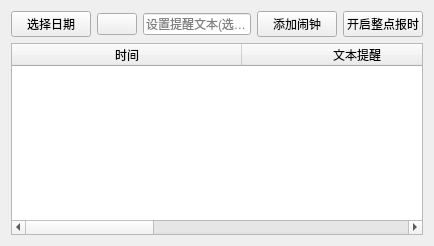
          <widget class="QWidget" name="tab_6">
           <attribute name="title">
            <string>闹钟</string>
           </attribute>
           <layout class="QGridLayout" name="gridLayout_29">
            <item row="0" column="0">
             <layout class="QHBoxLayout" name="horizontalLayout_89">
              <item>
               <widget class="CalendarPicker" name="CalendarPicker">
                <property name="text">
                 <string>选择日期</string>
                </property>
               </widget>
              </item>
              <item>
               <widget class="TimePicker" name="TimePicker">
                <property name="text">
                 <string/>
                </property>
               </widget>
              </item>
              <item>
               <widget class="LineEdit" name="alarm_lineEdit">
                <property name="placeholderText">
                 <string>设置提醒文本(选填)</string>
                </property>
               </widget>
              </item>
              <item>
               <widget class="PrimaryPushButton" name="add_alarm_pushButton">
                <property name="text">
                 <string>添加闹钟</string>
                </property>
               </widget>
              </item>
              <item>
               <widget class="PrimaryPushButton" name="hourly_broadcast_pushButton">
                <property name="text">
                 <string>开启整点报时</string>
                </property>
               </widget>
              </item>
             </layout>
            </item>
            <item row="1" column="0">
             <widget class="TableWidget" name="tableWidget">
              <property name="selectRightClickedRow">
               <bool>false</bool>
              </property>
              <attribute name="horizontalHeaderVisible">
               <bool>true</bool>
              </attribute>
              <attribute name="horizontalHeaderCascadingSectionResizes">
               <bool>false</bool>
              </attribute>
              <attribute name="horizontalHeaderDefaultSectionSize">
               <number>230</number>
              </attribute>
              <attribute name="horizontalHeaderShowSortIndicator" stdset="0">
               <bool>false</bool>
              </attribute>
              <attribute name="horizontalHeaderStretchLastSection">
               <bool>true</bool>
              </attribute>
              <column>
               <property name="text">
                <string>时间</string>
               </property>
              </column>
              <column>
               <property name="text">
                <string>文本提醒</string>
               </property>
              </column>
              <column>
               <property name="text">
                <string>状态</string>
               </property>
              </column>
             </widget>
            </item>
           </layout>
          </widget>
